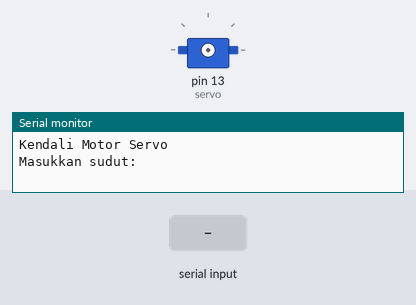
The sketch below on a simulated Arduino Uno, built with avr-gcc and run on an emulated ATmega328P. Shown: servo, the last lines printed to the serial monitor. Wiring (inferred from the names in the program): servo: signal pin 13. The test bench sets the inputs (shaded band). Servo pulses on a pin are drawn as a servo (544–2400 µs = 0–180°).

Above: at 1.2 s.
1.3 s: "90,45\n" received over Serial
2.8 s: "30,150\n" received over Serial
At 3.6 s:
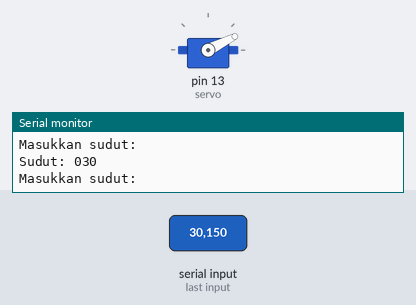
4.3 s: "5\n" received over Serial
At 4.7 s:
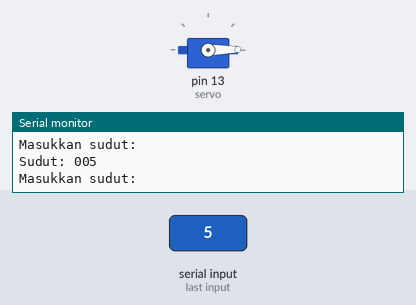
5.8 s: "200\n" received over Serial
At 7.0 s:
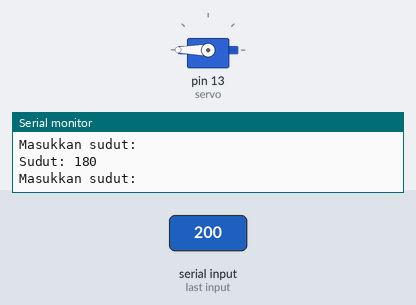
7.3 s: "90\n" received over Serial
At 8.2 s:
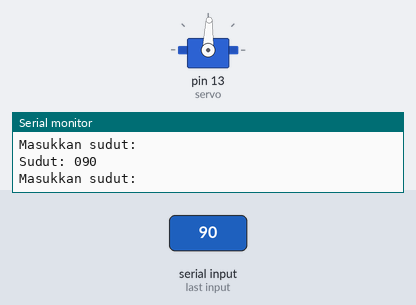
Timing chart, 0 to 9.8 s (numbered marks = the images above; inputs shaded):
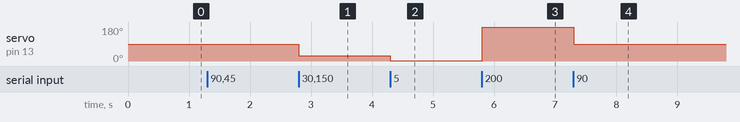

The sketch:

M5-03-Kontrol_Servo_Serial.ino
```cpp
/*M5-03-Kontrol_Servo_Serial
 * Program menggerakkan jarum motor servo melalui Serial Monitor
 * - tanpa menggunakan library Servo.h
 * - menggunakan hasil formula pada M5-02
 */

#define BAUD      500000
#define SUDUT_MIN 0
#define SUDUT_MAX 180
#define PROG_NAME "Kendali Motor Servo"

int servo = 13;
int sudut;
int t_pwm;

// konversi sudut menjadi t_pwm
void servoPulse(int servo, int sudut) {
  t_pwm = (int)(500 + (sudut / 180.0) * 1900); // Konversi sudut ke t_pwm

  for (int i = 0; i < 8; i++) {
    digitalWrite(servo, HIGH);
    delayMicroseconds(t_pwm);
    digitalWrite(servo, LOW);
    delayMicroseconds(20000 - t_pwm);
  }
}

void printHeader() {
  Serial.print("Sudut: ");
}

void printMotor() {
  char str[60];
  sprintf(str, "%03d", sudut);
  Serial.println(str);
}

int readSudut() {
  int sudut = Serial.parseInt();
  while (Serial.available()) Serial.read();
  return constrain(sudut, SUDUT_MIN, SUDUT_MAX);
}

void setup() {
  Serial.begin(BAUD);
  Serial.println();
  Serial.println(PROG_NAME);

  pinMode(servo, OUTPUT);
  Serial.println("Masukkan sudut:");
}

void loop() {
  if (Serial.available()) {
    sudut = readSudut();               // membaca input sudut dari Serial Monitor
    servoPulse(servo, sudut);          // menggerakkan jarum motor sesuai sudut
    printHeader();
    printMotor();
    Serial.println("Masukkan sudut:"); // prompt input berikutnya
  }
}
```

Measured:
- after the input at 2.8 s, servo on pin 13 (servo): 88° → 27° at once
- after the input at 4.3 s, servo on pin 13 (servo): 27° → 1° at once
- after the input at 5.8 s, servo on pin 13 (servo): 1° → 180° at once
- after the input at 7.3 s, servo on pin 13 (servo): 180° → 88° at once
